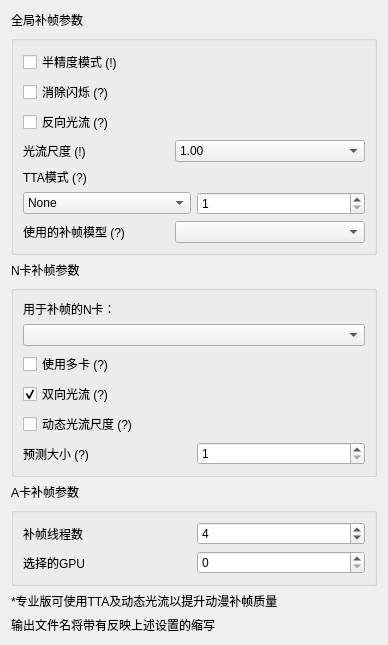
                     <widget class="QWidget" name="RIFESettings">
                      <property name="geometry">
                       <rect>
                        <x>0</x>
                        <y>0</y>
                        <width>388</width>
                        <height>514</height>
                       </rect>
                      </property>
                      <attribute name="label">
                       <string>补帧设置</string>
                      </attribute>
                      <layout class="QGridLayout" name="gridLayout_30">
                       <item row="8" column="0">
                        <widget class="QLabel" name="label_2">
                         <property name="text">
                          <string>输出文件名将带有反映上述设置的缩写</string>
                         </property>
                        </widget>
                       </item>
                       <item row="4" column="0">
                        <widget class="QGroupBox" name="NvidiaRifeSettingsBox">
                         <property name="title">
                          <string/>
                         </property>
                         <layout class="QGridLayout" name="gridLayout_5">
                          <item row="3" column="0" colspan="2">
                           <widget class="MyComboBox" name="DiscreteCardSelector">
                            <property name="sizeAdjustPolicy">
                             <enum>QComboBox::AdjustToContentsOnFirstShow</enum>
                            </property>
                            <property name="minimumContentsLength">
                             <number>20</number>
                            </property>
                           </widget>
                          </item>
                          <item row="4" column="0">
                           <widget class="QCheckBox" name="UseMultiCardsChecker">
                            <property name="toolTip">
                             <string>&lt;html&gt;&lt;head/&gt;&lt;body&gt;&lt;p&gt;使用所有能检测到的显卡进行补帧&lt;/p&gt;&lt;p&gt;使用A卡模式（左侧“使用A卡或核显”）将同时调用能识别到的A卡和N卡&lt;/p&gt;&lt;p&gt;不适用A卡模式则只能使用检测到的N卡&lt;/p&gt;&lt;p&gt;速度较单卡慢&lt;/p&gt;&lt;/body&gt;&lt;/html&gt;</string>
                            </property>
                            <property name="text">
                             <string>使用多卡 (?)</string>
                            </property>
                           </widget>
                          </item>
                          <item row="6" column="0">
                           <widget class="QCheckBox" name="AutoInterpScaleChecker">
                            <property name="toolTip">
                             <string>&lt;html&gt;&lt;head/&gt;&lt;body&gt;&lt;p&gt;&lt;span style=&quot; font-weight:600;&quot;&gt;仅N卡可用&lt;/span&gt;&lt;/p&gt;&lt;p&gt;动态选择光流尺度，用于N卡将有效缓解物体消失问题&lt;/p&gt;&lt;/body&gt;&lt;/html&gt;</string>
                            </property>
                            <property name="text">
                             <string>动态光流尺度 (?)</string>
                            </property>
                           </widget>
                          </item>
                          <item row="2" column="0">
                           <widget class="QLabel" name="label_32">
                            <property name="text">
                             <string>用于补帧的N卡：</string>
                            </property>
                           </widget>
                          </item>
                          <item row="5" column="0">
                           <widget class="QCheckBox" name="ForwardEnsembleChecker">
                            <property name="toolTip">
                             <string>&lt;html&gt;&lt;head/&gt;&lt;body&gt;&lt;p&gt;提高光流预测准确性&lt;/p&gt;&lt;p&gt;开启后可有效减轻虚影&lt;/p&gt;&lt;p&gt;速度减慢25%&lt;/p&gt;&lt;p&gt;&lt;span style=&quot; font-weight:600;&quot;&gt;仅N卡可用，2.x模型不推荐开启&lt;/span&gt;&lt;/p&gt;&lt;/body&gt;&lt;/html&gt;</string>
                            </property>
                            <property name="text">
                             <string>双向光流 (?)</string>
                            </property>
                            <property name="checked">
                             <bool>true</bool>
                            </property>
                           </widget>
                          </item>
                          <item row="7" column="0">
                           <widget class="QLabel" name="AutoInterpScaleReminder">
                            <property name="toolTip">
                             <string>&lt;html&gt;&lt;head/&gt;&lt;body&gt;&lt;p&gt;&lt;span style=&quot; font-weight:600;&quot;&gt;该值不是越大或者越小越好&lt;/span&gt;&lt;/p&gt;&lt;p&gt;值越大速度越慢&lt;/p&gt;&lt;p&gt;推荐值32~128&lt;/p&gt;&lt;p&gt;&lt;span style=&quot; font-weight:600;&quot;&gt;[此功能尚在测试中]&lt;/span&gt;&lt;/p&gt;&lt;/body&gt;&lt;/html&gt;</string>
                            </property>
                            <property name="text">
                             <string>预测大小 (?)</string>
                            </property>
                            <property name="alignment">
                             <set>Qt::AlignLeading|Qt::AlignLeft|Qt::AlignVCenter</set>
                            </property>
                           </widget>
                          </item>
                          <item row="7" column="1">
                           <widget class="MySpinBox" name="AutoInterpScalePredictSizeSelector">
                            <property name="minimum">
                             <number>1</number>
                            </property>
                            <property name="value">
                             <number>1</number>
                            </property>
                           </widget>
                          </item>
                         </layout>
                        </widget>
                       </item>
                       <item row="0" column="0">
                        <widget class="QLabel" name="GlobalRifeSettingsLabel">
                         <property name="text">
                          <string>全局补帧参数</string>
                         </property>
                        </widget>
                       </item>
                       <item row="7" column="0">
                        <widget class="QLabel" name="ProAdLabel_1">
                         <property name="text">
                          <string>*专业版可使用TTA及动态光流以提升动漫补帧质量</string>
                         </property>
                        </widget>
                       </item>
                       <item row="3" column="0">
                        <widget class="QLabel" name="NvidiaRifeSettingsLabel">
                         <property name="text">
                          <string>N卡补帧参数</string>
                         </property>
                        </widget>
                       </item>
                       <item row="5" column="0">
                        <widget class="QLabel" name="NcnnRifeSettingsLabel">
                         <property name="text">
                          <string>A卡补帧参数</string>
                         </property>
                        </widget>
                       </item>
                       <item row="6" column="0">
                        <widget class="QGroupBox" name="NcnnRifeSettingsBox">
                         <property name="title">
                          <string/>
                         </property>
                         <layout class="QGridLayout" name="gridLayout_11">
                          <item row="0" column="0">
                           <widget class="QLabel" name="label_34">
                            <property name="sizePolicy">
                             <sizepolicy hsizetype="MinimumExpanding" vsizetype="Preferred">
                              <horstretch>0</horstretch>
                              <verstretch>0</verstretch>
                             </sizepolicy>
                            </property>
                            <property name="text">
                             <string>补帧线程数</string>
                            </property>
                           </widget>
                          </item>
                          <item row="0" column="1">
                           <widget class="MySpinBox" name="ncnnInterpThreadCnt">
                            <property name="enabled">
                             <bool>true</bool>
                            </property>
                            <property name="sizePolicy">
                             <sizepolicy hsizetype="MinimumExpanding" vsizetype="Fixed">
                              <horstretch>0</horstretch>
                              <verstretch>0</verstretch>
                             </sizepolicy>
                            </property>
                            <property name="value">
                             <number>4</number>
                            </property>
                           </widget>
                          </item>
                          <item row="1" column="0">
                           <widget class="QLabel" name="SelectedGpuLabel">
                            <property name="sizePolicy">
                             <sizepolicy hsizetype="MinimumExpanding" vsizetype="Preferred">
                              <horstretch>0</horstretch>
                              <verstretch>0</verstretch>
                             </sizepolicy>
                            </property>
                            <property name="text">
                             <string>选择的GPU</string>
                            </property>
                           </widget>
                          </item>
                          <item row="1" column="1">
                           <widget class="MySpinBox" name="ncnnSelectGPU">
                            <property name="enabled">
                             <bool>true</bool>
                            </property>
                            <property name="sizePolicy">
                             <sizepolicy hsizetype="MinimumExpanding" vsizetype="Fixed">
                              <horstretch>0</horstretch>
                              <verstretch>0</verstretch>
                             </sizepolicy>
                            </property>
                            <property name="value">
                             <number>0</number>
                            </property>
                           </widget>
                          </item>
                         </layout>
                        </widget>
                       </item>
                       <item row="1" column="0">
                        <widget class="QGroupBox" name="GlobalRifeSettingsBox">
                         <property name="title">
                          <string/>
                         </property>
                         <layout class="QGridLayout" name="gridLayout_40">
                          <item row="0" column="0">
                           <widget class="QCheckBox" name="FP16Checker">
                            <property name="acceptDrops">
                             <bool>true</bool>
                            </property>
                            <property name="toolTip">
                             <string>&lt;html&gt;&lt;head/&gt;&lt;body&gt;&lt;p&gt;仅对N卡生效，节省显存使用量；&lt;/p&gt;&lt;p&gt;处理高分辨率视频时，&lt;span style=&quot; font-weight:600;&quot;&gt;勾选此项可能会导致画面抖动，将自动启用“消除闪烁选项”以最大限度消除抖动。&lt;/span&gt;&lt;/p&gt;&lt;p&gt;&lt;span style=&quot; font-weight:600;&quot;&gt;此外有可能导致输出花屏，极其不建议开启&lt;/span&gt;&lt;/p&gt;&lt;p&gt;&lt;span style=&quot; font-weight:600;&quot;&gt;PS: 该选项同样适用于RealESR模型（专业版/内测版）&lt;/span&gt;&lt;/p&gt;&lt;/body&gt;&lt;/html&gt;</string>
                            </property>
                            <property name="text">
                             <string>半精度模式 (!)</string>
                            </property>
                           </widget>
                          </item>
                          <item row="11" column="1">
                           <widget class="MyComboBox" name="ModuleSelector">
                            <property name="toolTip">
                             <string/>
                            </property>
                            <property name="sizeAdjustPolicy">
                             <enum>QComboBox::AdjustToMinimumContentsLength</enum>
                            </property>
                            <property name="minimumContentsLength">
                             <number>20</number>
                            </property>
                           </widget>
                          </item>
                          <item row="2" column="0">
                           <widget class="QCheckBox" name="EvictFlickerChecker">
                            <property name="acceptDrops">
                             <bool>true</bool>
                            </property>
                            <property name="toolTip">
                             <string>&lt;html&gt;&lt;head/&gt;&lt;body&gt;&lt;p&gt;由于补帧模型会导致输出帧亮度变化导致画面闪烁，&lt;/p&gt;&lt;p&gt;勾选此项以将输入帧做相同处理，以消除亮度影响&lt;/p&gt;&lt;p&gt;&lt;span style=&quot; font-weight:600;&quot;&gt;会增加计算量与耗时&lt;/span&gt;&lt;/p&gt;&lt;/body&gt;&lt;/html&gt;</string>
                            </property>
                            <property name="text">
                             <string>消除闪烁 (?)</string>
                            </property>
                           </widget>
                          </item>
                          <item row="11" column="0">
                           <widget class="QLabel" name="label_31">
                            <property name="toolTip">
                             <string>&lt;html&gt;&lt;head/&gt;&lt;body&gt;&lt;p&gt;可以在软件根目录的train_log文件夹自行修改模型的名字&lt;/p&gt;&lt;p&gt;一般来说，版本号越高代表模型越新&lt;/p&gt;&lt;p&gt;offical：&lt;span style=&quot; font-weight:600;&quot;&gt;官方&lt;/span&gt;发布模型&lt;/p&gt;&lt;p&gt;anime smooth：&lt;span style=&quot; font-weight:600;&quot;&gt;动漫模型&lt;/span&gt;，模糊但动作连贯&lt;/p&gt;&lt;p&gt;anime sharp：更清晰&lt;/p&gt;&lt;p&gt;anime experiment：速度更快，效果更清晰，较不丝滑，属于&lt;span style=&quot; font-weight:600;&quot;&gt;实验&lt;/span&gt;模型&lt;/p&gt;&lt;p&gt;2.x较慢，3.6较快&lt;/p&gt;&lt;p&gt;所有模型（如anime）的获取需要内测资格或者加入订阅。默认完整包仅包括官方模型，请自行下载前往群文件下载模型包&lt;/p&gt;&lt;/body&gt;&lt;/html&gt;</string>
                            </property>
                            <property name="text">
                             <string>使用的补帧模型 (?)</string>
                            </property>
                            <property name="alignment">
                             <set>Qt::AlignLeading|Qt::AlignLeft|Qt::AlignVCenter</set>
                            </property>
                           </widget>
                          </item>
                          <item row="3" column="0">
                           <widget class="QCheckBox" name="ReverseChecker">
                            <property name="toolTip">
                             <string>&lt;html&gt;&lt;head/&gt;&lt;body&gt;&lt;p&gt;将前一张图片作为补帧的参考，即，&lt;span style=&quot; font-weight:600;&quot;&gt;从后向前补&lt;/span&gt;。&lt;/p&gt;&lt;p&gt;可能会比正向光流更流畅，但会严重影响3D动画补帧的高速运动的画面质量&lt;/p&gt;&lt;/body&gt;&lt;/html&gt;</string>
                            </property>
                            <property name="text">
                             <string>反向光流 (?)</string>
                            </property>
                           </widget>
                          </item>
                          <item row="10" column="0" colspan="2">
                           <layout class="QHBoxLayout" name="horizontalLayout_18">
                            <item>
                             <widget class="MyComboBox" name="TtaModeSelector">
                              <property name="currentText">
                               <string>None</string>
                              </property>
                              <item>
                               <property name="text">
                                <string>None</string>
                               </property>
                              </item>
                              <item>
                               <property name="text">
                                <string>侧向TTA</string>
                               </property>
                              </item>
                              <item>
                               <property name="text">
                                <string>中向TTA</string>
                               </property>
                              </item>
                              <item>
                               <property name="text">
                                <string>综合TTA</string>
                               </property>
                              </item>
                             </widget>
                            </item>
                            <item>
                             <widget class="MySpinBox" name="TtaIterTimesSelector">
                              <property name="minimum">
                               <number>1</number>
                              </property>
                              <property name="value">
                               <number>1</number>
                              </property>
                             </widget>
                            </item>
                           </layout>
                          </item>
                          <item row="9" column="0">
                           <widget class="QLabel" name="TtaModeLabel">
                            <property name="toolTip">
                             <string>&lt;html&gt;&lt;head/&gt;&lt;body&gt;&lt;p&gt;&lt;span style=&quot; font-family:'-apple-system','BlinkMacSystemFont','Helvetica Neue','PingFang SC','Microsoft YaHei','Source Han Sans SC','Noto Sans CJK SC','WenQuanYi Micro Hei','sans-serif'; font-size:15px; font-weight:600; color:#121212; background-color:#ffffff;&quot;&gt;TTA：Train Time Augmentation，训练数据增强&lt;/span&gt;&lt;/p&gt;&lt;p&gt;&lt;span style=&quot; font-family:'-apple-system','BlinkMacSystemFont','Helvetica Neue','PingFang SC','Microsoft YaHei','Source Han Sans SC','Noto Sans CJK SC','WenQuanYi Micro Hei','sans-serif'; font-size:15px; font-weight:600; color:#121212; background-color:#ffffff;&quot;&gt;会增加补帧时间以换取更好的补帧效果：如减弱果冻、消失问题&lt;/span&gt;&lt;/p&gt;&lt;p&gt;&lt;span style=&quot; font-family:'-apple-system','BlinkMacSystemFont','Helvetica Neue','PingFang SC','Microsoft YaHei','Source Han Sans SC','Noto Sans CJK SC','WenQuanYi Micro Hei','sans-serif'; font-size:15px; color:#121212; background-color:#ffffff;&quot;&gt;设不开启TTA所需计算量为1，旁边的&lt;/span&gt;&lt;span style=&quot; font-family:'-apple-system','BlinkMacSystemFont','Helvetica Neue','PingFang SC','Microsoft YaHei','Source Han Sans SC','Noto Sans CJK SC','WenQuanYi Micro Hei','sans-serif'; font-size:15px; font-weight:600; color:#121212; background-color:#ffffff;&quot;&gt;数值输入框&lt;/span&gt;&lt;span style=&quot; font-family:'-apple-system','BlinkMacSystemFont','Helvetica Neue','PingFang SC','Microsoft YaHei','Source Han Sans SC','Noto Sans CJK SC','WenQuanYi Micro Hei','sans-serif'; font-size:15px; color:#121212; background-color:#ffffff;&quot;&gt;的值为t：&lt;/span&gt;&lt;/p&gt;&lt;p&gt;&lt;span style=&quot; font-family:'-apple-system','BlinkMacSystemFont','Helvetica Neue','PingFang SC','Microsoft YaHei','Source Han Sans SC','Noto Sans CJK SC','WenQuanYi Micro Hei','sans-serif'; font-size:15px; color:#121212; background-color:#ffffff;&quot;&gt;三种模式：&lt;/span&gt;&lt;/p&gt;&lt;p&gt;&lt;span style=&quot; font-family:'-apple-system','BlinkMacSystemFont','Helvetica Neue','PingFang SC','Microsoft YaHei','Source Han Sans SC','Noto Sans CJK SC','WenQuanYi Micro Hei','sans-serif'; font-size:15px; color:#121212; background-color:#ffffff;&quot;&gt;1. 侧向TTA，计算量为2t + 1；&lt;/span&gt;&lt;/p&gt;&lt;p&gt;&lt;span style=&quot; font-family:'-apple-system','BlinkMacSystemFont','Helvetica Neue','PingFang SC','Microsoft YaHei','Source Han Sans SC','Noto Sans CJK SC','WenQuanYi Micro Hei','sans-serif'; font-size:15px; color:#121212; background-color:#ffffff;&quot;&gt;2. 中向TTA，计算量为2t + 2；&lt;/span&gt;&lt;/p&gt;&lt;p&gt;&lt;span style=&quot; font-family:'-apple-system','BlinkMacSystemFont','Helvetica Neue','PingFang SC','Microsoft YaHei','Source Han Sans SC','Noto Sans CJK SC','WenQuanYi Micro Hei','sans-serif'; font-size:15px; color:#121212; background-color:#ffffff;&quot;&gt;3. 综合TTA = 侧向TTA + 中向TTA，计算量为4t + 3&lt;/span&gt;&lt;/p&gt;&lt;p&gt;&lt;span style=&quot; font-family:'-apple-system','BlinkMacSystemFont','Helvetica Neue','PingFang SC','Microsoft YaHei','Source Han Sans SC','Noto Sans CJK SC','WenQuanYi Micro Hei','sans-serif'; font-size:15px; font-weight:600; color:#121212; background-color:#ffffff;&quot;&gt;注意：&lt;/span&gt;&lt;/p&gt;&lt;p&gt;&lt;span style=&quot; font-family:'-apple-system','BlinkMacSystemFont','Helvetica Neue','PingFang SC','Microsoft YaHei','Source Han Sans SC','Noto Sans CJK SC','WenQuanYi Micro Hei','sans-serif'; font-size:15px; color:#121212; background-color:#ffffff;&quot;&gt;开启TTA会降低画面锐度，推荐用于2D动画补帧&lt;/span&gt;&lt;/p&gt;&lt;p&gt;&lt;span style=&quot; font-family:'-apple-system','BlinkMacSystemFont','Helvetica Neue','PingFang SC','Microsoft YaHei','Source Han Sans SC','Noto Sans CJK SC','WenQuanYi Micro Hei','sans-serif'; font-size:15px; font-weight:600; color:#121212; background-color:#ffffff;&quot;&gt;TTA极其耗时，请谨慎使用&lt;/span&gt;&lt;/p&gt;&lt;/body&gt;&lt;/html&gt;</string>
                            </property>
                            <property name="text">
                             <string>TTA模式 (?)</string>
                            </property>
                           </widget>
                          </item>
                          <item row="4" column="1">
                           <widget class="MyComboBox" name="InterpScaleSelector">
                            <property name="currentText">
                             <string>1.00</string>
                            </property>
                            <item>
                             <property name="text">
                              <string>1.00</string>
                             </property>
                            </item>
                            <item>
                             <property name="text">
                              <string>0.125</string>
                             </property>
                            </item>
                            <item>
                             <property name="text">
                              <string>0.25</string>
                             </property>
                            </item>
                            <item>
                             <property name="text">
                              <string>0.50</string>
                             </property>
                            </item>
                            <item>
                             <property name="text">
                              <string>2.00</string>
                             </property>
                            </item>
                            <item>
                             <property name="text">
                              <string>4.00</string>
                             </property>
                            </item>
                           </widget>
                          </item>
                          <item row="4" column="0">
                           <widget class="QLabel" name="InterpScaleReminder">
                            <property name="toolTip">
                             <string>&lt;html&gt;&lt;head/&gt;&lt;body&gt;&lt;p&gt;&lt;span style=&quot; font-weight:600;&quot;&gt;该值不是越大或者越小越好&lt;/span&gt;&lt;/p&gt;&lt;p&gt;1080P动漫推荐&lt;span style=&quot; font-weight:600;&quot;&gt;0.5&lt;/span&gt;，实拍推荐&lt;span style=&quot; font-weight:600;&quot;&gt;1.0&lt;/span&gt;&lt;/p&gt;&lt;p&gt;分辨率4K及以上的视频推荐&lt;span style=&quot; font-weight:600;&quot;&gt;0.25~0.5&lt;/span&gt;&lt;/p&gt;&lt;p&gt;&lt;span style=&quot; font-weight:600;&quot;&gt;其余推荐1.0&lt;/span&gt;&lt;/p&gt;&lt;/body&gt;&lt;/html&gt;</string>
                            </property>
                            <property name="text">
                             <string>光流尺度 (!)</string>
                            </property>
                            <property name="alignment">
                             <set>Qt::AlignLeading|Qt::AlignLeft|Qt::AlignVCenter</set>
                            </property>
                           </widget>
                          </item>
                         </layout>
                        </widget>
                       </item>
                      </layout>
                     </widget>
